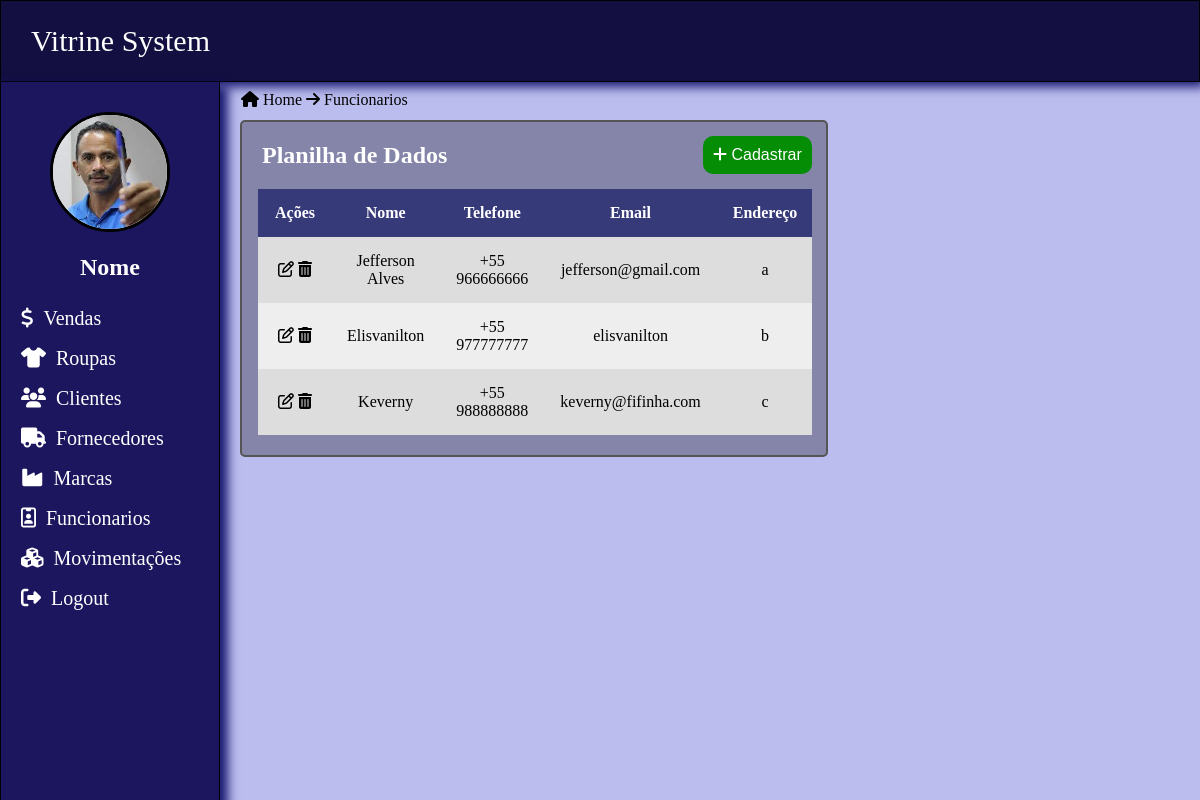
Screenshot of /funcionariospage.php with the database file from the repository.
### tables this page shows
CREATE TABLE IF NOT EXISTS `funcionarios` (
  `ID_Funcionario` int(11) NOT NULL AUTO_INCREMENT,
  `Nome` varchar(100) NOT NULL,
  `Telefone` varchar(20) NOT NULL,
  `Email` varchar(100) NOT NULL,
  `Endereco` varchar(100) NOT NULL,
  `ID_TipoUsuario` int(11) NOT NULL,
  PRIMARY KEY (`ID_Funcionario`),
  KEY `ID_TipoUsuario` (`ID_TipoUsuario`),
  CONSTRAINT `funcionarios_ibfk_1` FOREIGN KEY (`ID_TipoUsuario`) REFERENCES `tipousuario` (`ID_TipoUsuario`)
);

### funcionariospage.php (the view, shortened to what this page needs)
<?php
include("conexao.php");
$consulta = "SELECT `Nome`,`Telefone`,`Email`,`Endereco` FROM `funcionarios`";
$con = $mysqli->query($consulta) or die($mysqli->error);
?>
<!DOCTYPE html>
<html lang="pt-br">
<head>
    <link rel="stylesheet" type="text/css" href="Css/style.css">
    <link rel="stylesheet" type="text/css" href="css/funcionarios.css">
    <link rel="stylesheet" href="https://cdnjs.cloudflare.com/ajax/libs/font-awesome/4.7.0/css/font-awesome.min.css">
</head>
<body>
    <nav>
        <a href="homepage.php"><label>Vitrine System</label></a>
    </nav>
    <div class="side-menu">
        <center>
            <img src="images/bluepen.jpg">
            <br><br>
            <h2>Nome</h2>
        </center>
        <br>
        <a href="vendaspage.php"><i class="fa fa-usd" aria-hidden="true"></i><span>Vendas</span></a>
        <a href="roupaspage.php"><i class="fas fa-tshirt" aria-hidden="true"></i><span>Roupas</span></a>
        <a href="clientespage.php"><i class="fa fa-users" aria-hidden="true"></i><span>Clientes</span></a>
        <a href="fornecedorespage.php"><i class="fa fa-truck" aria-hidden="true"></i><span>Fornecedores</span></a>
        <a href="marcaspage.php"><i class="fa fa-industry" aria-hidden="true"></i><span>Marcas</span></a>
        <a href="funcionariospage.php"><i class="fa fa-id-badge" aria-hidden="true"></i><span>Funcionarios</span></a>
        <a href="movimentacaopage.php"><i class="fa fa-cubes" aria-hidden="true"></i><span>Movimentações</span></a>
        <a href="loginpage.php"><i class="fas fa-sign-out-alt" aria-hidden="true"></i><span>Logout</span></a>
    </div>
    <div class="content2">
		<section>
			<div class="container2">
			<p><a href="homepage.php" ><i class="fa fa-home" aria-hidden="true"></a></i> Home <i class="fa fa-arrow-right" aria-hidden="true"></i> Funcionarios</p>
			</div>
		</section>
	</div>
    <div class="content">
		<section>
		<div class="container">
            <button class="botao-cadastro"><i class="fa fa-plus" aria-hidden="true"></i> Cadastrar</button>
                <div class="card">
                    <h2>Planilha de Dados</h2>
                    <table class="table">
                        <tr>
                            <th>Ações</th>
                            <th>Nome</th>
                            <th>Telefone</th>
                            <th>Email</th>
                            <th>Endereço</th>
                        </tr>
                        <?php while($dado = $con->fetch_array()) { ?>
                        <tr>
                            <td>
                            <a href="#"><i class="fa fa-pencil-square-o" aria-hidden="true"></i></a>
                            <a href="#"><i class="fa fa-trash" aria-hidden="true"></i></a>
                            </td>
                            <td><?php echo $dado["Nome"]; ?></td>
                            <td><?php echo $dado["Telefone"]; ?></td>
                            <td class="telefone"><?php echo $dado["Email"]; ?></td>
                            <td><?php echo $dado["Endereco"]; ?></td>
                        </tr>
                        <?php } ?>
                    </table>
                </div>
		</div>
		</section>
	</div>
</body>
</html>

### css/style.css (style rules this page uses)
* { padding: 0; margin:0; text-decoration: none; list-style: none; box-sizing: border-box; }
body { background: #bbbdef; }
.content2 { margin-left: 220px; padding: 20px; text-align: center; }
.container2 { padding: 1px; height: 200px; position: absolute; top: 90px; left: 240px; display: inline-block; text-align: left; margin: 0 auto; }
.container2 a { color: black; }
nav { background: #130f40; line-height: 10%; position: fixed; width: 100%; border: 1px solid black; border-style: groove; box-shadow: 2px 2px 10px 3px rgba(25, 25, 112, 30); }
label { line-height: 80px; font-size: 30px; color: white; font-weight: 200; margin-left: 30px; cursor: pointer; }
.side-menu { position: fixed; background: #1c165e; width: 220px; height: 100%; margin-top: 82px; border: 0.5px solid black; border-style: none groove groove groove; box-shadow: 2px 10px 10px 6px rgba(25, 25, 112, 30); }
.side-menu center img { height: 120px; width: 120px; border-radius: 50%; margin-top: 30px; border: 3px solid black; background: white; }
.side-menu center h2 { color: white; }
.side-menu a { display: block; line-height: 38px; transition: 0.5s; color: white; }
.side-menu span { font-size: 20px; margin-left: 10px; color: white; }
.side-menu i { font-size: 20px; margin-left: 20px; color: white; }

### css/funcionarios.css (style rules this page uses)
.content { margin-left: 220px; padding: 20px; text-align: center; }
.container { border: 2px none; border-radius: 5px; padding: 20px; position: fixed; top: 50px; left: 220px; display: inline-block; text-align: left; margin: 0 auto; }
button { position: absolute; left: 483px; top: 86px; }
.botao-cadastro { background-color: rgb(5, 141, 5); color: white; padding: 10px 10px; border: none; border-radius: 10px; font-size: 16px; cursor: pointer; }
.card { background-color: #8485a9; color: #ffffff; border: 2px solid #555555; border-radius: 5px; padding: 20px; width: 588px; margin: 0 auto; margin-top: 50px; }
table { width: 50%; border-collapse: collapse; margin-top: 20px; border-radius: 5px; position: relative; right: 4px; }
.table a { color: black; }
th, td { padding: 15px 15px 15px 17px; width: 1px; text-align: center; }
th { background-color: #373a79; color: #ffffff; }
td { background-color: #eeeeee; color: black; }
tr:nth-child(even) td { background-color: #dddddd; }

### rows the page displays
funcionarios: Nome "Jefferson Alves", Telefone "+55 966666666", Email "jefferson@gmail.com", Endereco "a"
funcionarios: Nome "Elisvanilton", Telefone "+55 977777777", Email "elisvanilton", Endereco "b"
funcionarios: Nome "Keverny", Telefone "+55 988888888", Email "keverny@fifinha.com", Endereco "c"
